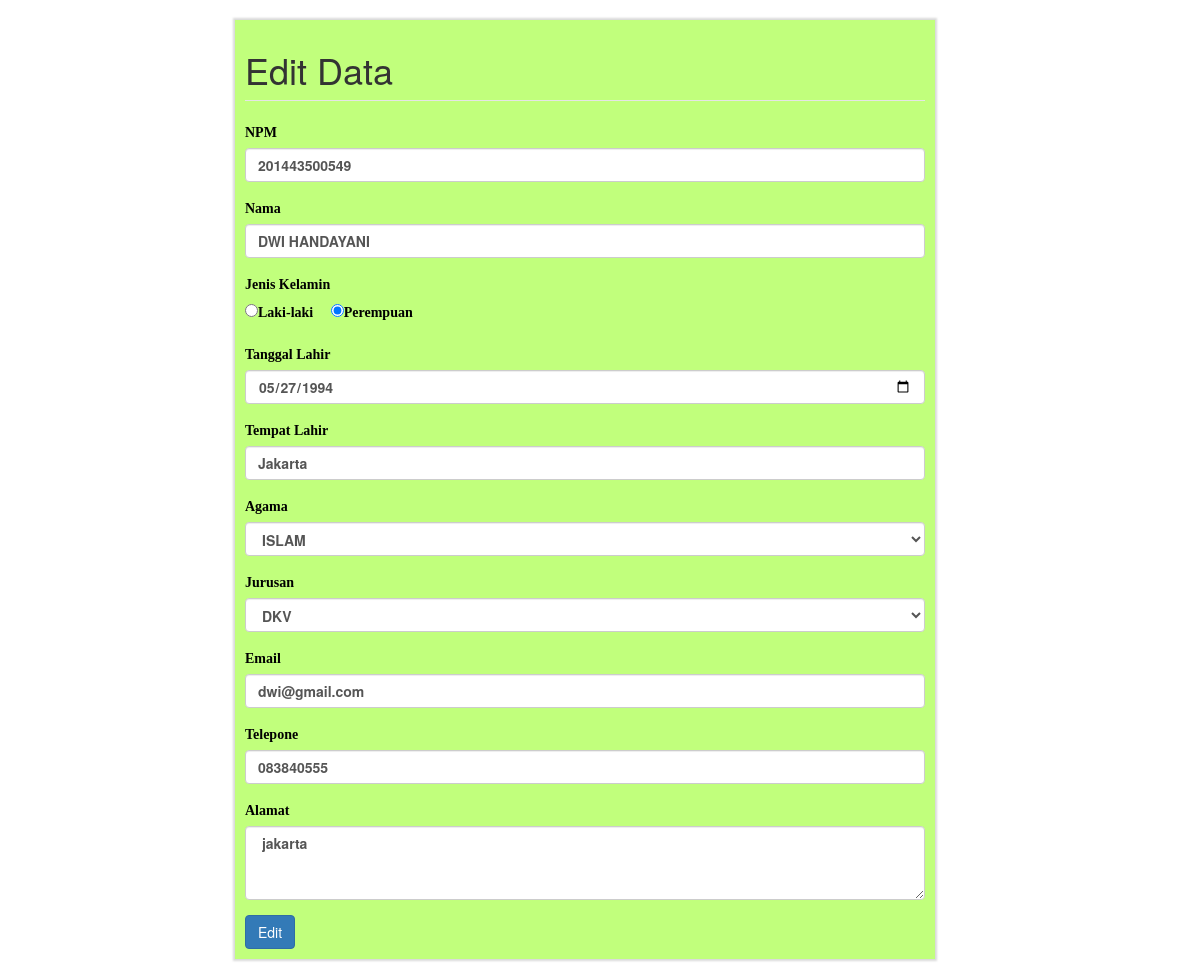
Screenshot of /edit.php?npm=201443500549 with the database file from the repository.
### tables this page shows
CREATE TABLE IF NOT EXISTS `mahasiswa` (
`npm` bigint(13) NOT NULL,
  `nama` varchar(50) NOT NULL,
  `gender` enum('L','P') NOT NULL,
  `tempat_lahir` varchar(30) NOT NULL,
  `tgl_lahir` date NOT NULL,
  `agama` varchar(10) NOT NULL,
  `jurusan` varchar(30) NOT NULL,
  `email` varchar(50) NOT NULL,
  `telepon` varchar(13) NOT NULL,
  `alamat` varchar(155) NOT NULL
);

### edit.php (the view, shortened to what this page needs)
<!DOCTYPE html>
<html>
  <head>
    <link rel="stylesheet" href="style.css" media="screen" title="no title" charset="utf-8">
    <link href="css/bootstrap.min.css" rel="stylesheet">
    <link href="css/landing-page.css" rel="stylesheet">
    <link href="bootstrap/font-awesome/css/font-awesome.min.css" rel="stylesheet" type="text/css">
  <link rel="stylesheet" href="https://maxcdn.bootstrapcdn.com/bootstrap/3.3.7/css/bootstrap.min.css">
  </head>
  <body>
    <?php
      $con= buka_koneksi();
      $npm = $_GET['npm'];
      $mahasiswa  = mysqli_query($con, "SELECT * FROM mahasiswa WHERE npm='$npm'");
       $row        = mysqli_fetch_array($mahasiswa);
      $jurusan    = array('Teknik Informatika','Teknik Industri','DKV','Teknik Arsitektur','SASTRA INGGRIS');
      $agama    = array('ISLAM','KRISTEN','KATHOLIK','HINDU','BUDHA');
    ?>
    <div class="container">
    <div class="col-sm-8   col-md-offset-2">
    <div class="row">
   <div class=" ">
   <div class="col-md-9" >
    <form action="biodata_aksi_update.php" method="POST" id="form">
	<legend><h1 class=" login-title">Edit Data</h1></legend>
  <div class="form-group">
    <label for="npm">NPM</label>
    <input type="text" class="form-control" name="npm" value="<?php echo $row['npm']; ?>" id="npm" aria-describedby="tekshelp" placeholder="npm anda">
  </div>
  <div class="form-group">
    <label for="nama">Nama</label>
    <input type="text" class="form-control" id="nama" name="nama" value="<?php echo $row['nama']; ?>" >
  </div>
	<fieldset class="form-group">
    <label for="">Jenis Kelamin</label>
    <div class="form-check">
      <label class="form-check-label">
        <input type="radio" class="form-check-input" name="gender" id="optionsRadios1" value="L" <?php echo $row['gender'] == "L"? "checked = checked" : "" ; ?> >Laki-laki
				&emsp;<input type="radio" class="form-check-input" name="gender" id="optionsRadios2" value="P" <?php echo $row['gender'] == "P"? "checked = checked" : "" ; ?> >Perempuan
      </label>
    </div>
  </fieldset>
	<div class="form-group">
    <label for="tanggallahir">Tanggal Lahir</label>
    <input type="date" class="form-control" name="tgl_lahir" value="<?php echo $row['tgl_lahir']; ?>" id="nama" >
  </div>
	<div class="form-group">
    <label for="tempat_lahir">Tempat Lahir</label>
    <input type="text" class="form-control" name="tempat_lahir" value="<?php echo $row['tempat_lahir']; ?>" id="nama" >
  </div>
  <div class="form-group">
    <label for="agama">Agama</label>
    <select class="form-control" id="agama" name="agama">
      <?php
        foreach ($agama as $a){
            echo "<option value='$a' ";
            echo $row['agama']==$a?'selected="selected"':'';
            echo ">$a</option>";
        }
      ?>
    </select>
  </div>
  <div class="form-group">
    <label for="jurusan">Jurusan</label>
    <select class="form-control" name="jurusan" id="jurusan">
      <?php
        foreach ($jurusan as $j){
            echo "<option value='$j' ";
            echo $row['jurusan']==$j?'selected="selected"':'';
            echo ">$j</option>";
        }
    ?>
    </select>
  </div>
	<div class="form-group">
    <label for="email">Email</label>
    <input type="text" class="form-control" id="email" name="email" value="<?php echo $row['email']; ?>">
  </div>
	<div class="form-group">
    <label for="telepon">Telepone</label>
    <input type="text" class="form-control" id="telepon" name="telepon" value="<?php echo $row['telepon']; ?>" >
  </div>
  <div class="form-group">
    <label for="alamat">Alamat</label>
    <textarea class="form-control" id="alamat" name="alamat" rows="3"> <?php echo $row['alamat']; ?></textarea>
  </div>
  <button type="submit" class="btn btn-primary" name="simpan">Edit</button>
</form>
</div>
</div>
</div>
</div>
</div>
  </body>
</html>

### style.css (style rules this page uses)
#form { background-color :rgb(193, 255, 124); color: rgb(0, 0, 0); margin: 20px auto 10px auto; padding : 10px; width : 700px; box-shadow: 0 0 2px 2px #d9d9d9; }
#form label { display:inline-block; font-family: ubuntu; }
body { background-color: rgb(168, 168, 168); }

### rows the page displays
mahasiswa: npm "201443500549", nama "DWI HANDAYANI", gender "☐ Laki-laki Perempuan", gender "☑", tgl_lahir "05/27/1994", tempat_lahir "Jakarta", agama "ISLAM", jurusan "DKV", email "dwi@gmail.com", telepon "083840555", alamat "jakarta"
